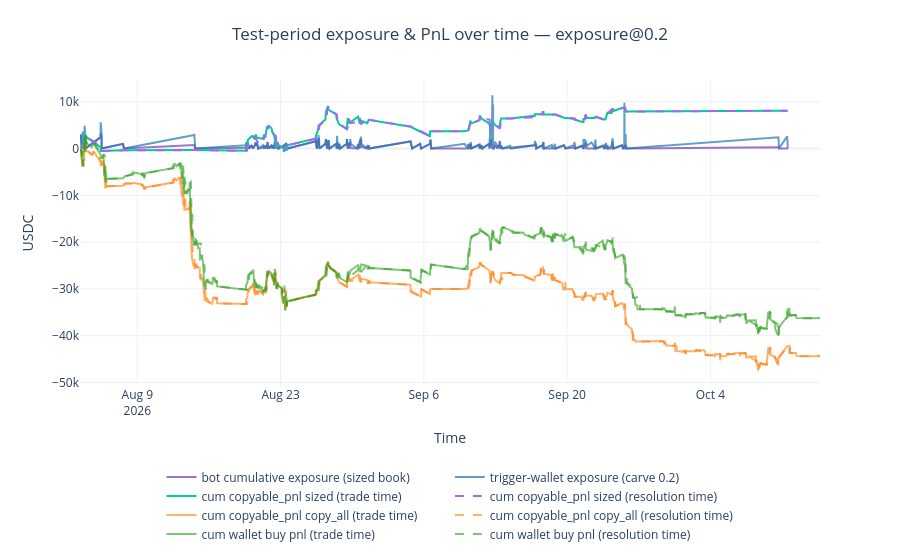

The cell this chart's notebook holds for it:
### Markdown cell above
## Test-period exposure & PnL over time

PnL is attributed twice per book: at trade time (`dt`) and at contract resolution time (`last_condition_trade_ts`, resolved contracts only).

- **sized**: the headline scheme (`exposure@{frac}`) — the **wallet-exposure-carved book**: only candidate BUYs whose per-token exposure `position * price` >= the train-fitted per-wallet threshold (EXPOSURE_FRACS), run through the budget-aware sim (`qty = alpha_w * copyable_qty_20m_100`, depth-capped by `bucket_avail_copy_qty`).
- **copy_all**: reference = copy every candidate BUY at 1x with no carve — PnL is the raw `copyable_pnl_20m_100` column over all candidate BUYs.
- **wallet buy pnl**: the copy wallets' own realized PnL.

**Exposure** (copy-all reference) is drawn over the same wallet-exposure-carved book as the sized PnL: exposure = `position * price` on the token, opened when the trade happened (`dt`), closed at contract resolution (`res_ts`). Trades below the carve threshold contribute no exposure.

### Code cell
import plotly.graph_objects as go

CARVE_FRAC = float(best_name.removeprefix("exposure@")) if best_name.startswith("exposure@") else 0.2

test = splits["test"].copy()
test["res_ts"] = pd.to_datetime(test["last_condition_trade_ts"], utc=True, errors="coerce")
test["copy_all_pnl"] = test[PNL_COL]
test["wallet_buy_pnl"] = test["pnl"]

# Sized book = the headline exposure carve: only trades whose per-token exposure
# position*price >= the train-fitted per-wallet threshold (EXPOSURE_FRACS), at 1x.
book = carve_split("test", CARVE_FRAC).copy()
book["res_ts"] = pd.to_datetime(book["last_condition_trade_ts"], utc=True, errors="coerce")
alpha_map = schemes[best_name][1]
book["alpha_w"] = book["wallet"].map(alpha_map).fillna(1.0)

# Run sim to get the taken mask — exposure/qty must respect the budget
res = run_sim(book, alpha_map, pnl_col=PNL_COL, qty_col=QTY_COL,
              group_col="token_group", group_budget=EXPOSURE_BUDGET)
taken_idx = set(res["taken"].values)
book["taken"] = book.index.isin(taken_idx)
book["qty"] = np.clip(book["alpha_w"] * book[QTY_COL], 0.0, book["bucket_avail_copy_qty"])
book["copy_pnl"] = np.where(
    book["taken"],
    book[PNL_COL] / book[QTY_COL].replace(0, np.nan) * book["qty"],
    0.0,
)

print(f"carve {CARVE_FRAC:g}: {len(book):,} trades  taken {int(book["taken"].sum()):,}  "
      f"sim PnL: {book.loc[book["taken"], "copy_pnl"].sum():,.0f}")

window_end = test["dt"].max()
resolved = test["res_ts"] <= window_end
print(
    f"test trades: {len(test):,}  contracts: {test["condition_id"].nunique():,}  "
    f"resolved by {window_end:%Y-%m-%d}: {int(resolved.sum()):,} trades "
    f"({test.loc[resolved, "condition_id"].nunique():,} contracts)"
)
print(
    f"copy_all {PNL_COL} sum: {test[PNL_COL].sum():,.0f}  "
    f"wallet pnl sum: {test["wallet_buy_pnl"].sum():,.0f}  "
    f"sized sim copy_pnl sum: {book.loc[book["taken"], "copy_pnl"].sum():,.0f}"
)

# Exposure (trigger-wallet reference): the carved book, exposure = position * price
# (EXPOSURE_EXP_COL), opened when the trade happened (dt), closed at contract
# resolution (res_ts, resolved contracts only).
ca_resolved = book["res_ts"] <= window_end
ca_ev = pd.DataFrame({
    "ev_dt": book["dt"],
    "exposure_delta": book[EXPOSURE_EXP_COL],
})
ca_cl = pd.DataFrame({
    "ev_dt": book.loc[ca_resolved, "res_ts"],
    "exposure_delta": -book.loc[ca_resolved, EXPOSURE_EXP_COL],
})
exposure_events = (
    pd.concat([ca_ev, ca_cl], ignore_index=True)
    .sort_values("ev_dt")
    .reset_index(drop=True)
)
exposure_events["exposure"] = exposure_events["exposure_delta"].cumsum()


# Bot cumulative exposure: the sized position on each token (taken qty * price),
# opened at dt, closed at contract resolution (res_ts, resolved contracts only).
bt_resolved = book["taken"] & (book["res_ts"] <= window_end)
bt_ev = pd.DataFrame({
    "ev_dt": book.loc[book["taken"], "dt"],
    "exposure_delta": book.loc[book["taken"], "qty"] * book.loc[book["taken"], "price"],
})
bt_cl = pd.DataFrame({
    "ev_dt": book.loc[bt_resolved, "res_ts"],
    "exposure_delta": -(book.loc[bt_resolved, "qty"] * book.loc[bt_resolved, "price"]),
})
bot_events = (
    pd.concat([bt_ev, bt_cl], ignore_index=True)
    .sort_values("ev_dt")
    .reset_index(drop=True)
)
bot_events["exposure"] = bot_events["exposure_delta"].cumsum()

def _cum_pnl(df, dt_col, pnl_col):
    d = df[[dt_col, pnl_col]].rename(columns={dt_col: "ev_dt", pnl_col: "pnl"})
    d = d.sort_values("ev_dt").reset_index(drop=True)
    d["cum_pnl"] = d["pnl"].cumsum()
    return d

pnl_trade = _cum_pnl(book, "dt", "copy_pnl")
pnl_res = _cum_pnl(book, "res_ts", "copy_pnl")
pnl_copy_all_trade = _cum_pnl(test, "dt", "copy_all_pnl")
pnl_copy_all_res = _cum_pnl(test, "res_ts", "copy_all_pnl")
pnl_wallet_trade = _cum_pnl(test, "dt", "wallet_buy_pnl")
pnl_wallet_res = _cum_pnl(test, "res_ts", "wallet_buy_pnl")

fig = go.Figure()
fig.add_trace(go.Scatter(x=bot_events["ev_dt"], y=bot_events["exposure"], mode="lines",
    name="bot cumulative exposure (sized book)", line=dict(color="rgba(148,103,189,0.9)")))
fig.add_trace(go.Scatter(x=exposure_events["ev_dt"], y=exposure_events["exposure"], mode="lines",
    name=f"trigger-wallet exposure (carve {CARVE_FRAC:g})", line=dict(color="rgba(31,119,180,0.7)")))
fig.add_trace(go.Scatter(
    x=pnl_trade["ev_dt"], y=pnl_trade["cum_pnl"], mode="lines",
    name=f"cum {PNL_COL} sized (trade time)",
))
fig.add_trace(go.Scatter(
    x=pnl_res["ev_dt"], y=pnl_res["cum_pnl"], mode="lines", line=dict(dash="dash"),
    name=f"cum {PNL_COL} sized (resolution time)",
))
fig.add_trace(go.Scatter(
    x=pnl_copy_all_trade["ev_dt"], y=pnl_copy_all_trade["cum_pnl"], mode="lines",
    name=f"cum {PNL_COL} copy_all (trade time)", line=dict(color="rgba(255,127,14,0.6)"),
))
fig.add_trace(go.Scatter(
    x=pnl_copy_all_res["ev_dt"], y=pnl_copy_all_res["cum_pnl"], mode="lines",
    name=f"cum {PNL_COL} copy_all (resolution time)", line=dict(dash="dash", color="rgba(255,127,14,0.6)"),
))
fig.add_trace(go.Scatter(
    x=pnl_wallet_trade["ev_dt"], y=pnl_wallet_trade["cum_pnl"], mode="lines",
    name="cum wallet buy pnl (trade time)", line=dict(color="rgba(44,160,28,0.6)"),
))
fig.add_trace(go.Scatter(
    x=pnl_wallet_res["ev_dt"], y=pnl_wallet_res["cum_pnl"], mode="lines",
    name="cum wallet buy pnl (resolution time)", line=dict(dash="dash", color="rgba(44,160,28,0.6)"),
))
fig.update_layout(
    title=dict(text=f"Test-period exposure & PnL over time — {best_name}", x=0.5),
    xaxis_title="Time",
    yaxis_title="USDC",
    template="plotly_white",
    margin=dict(t=80, b=110),
    legend=dict(
        orientation="h",
        yanchor="top",
        y=-0.25,
        xanchor="center",
        x=0.5,
    ),
)
fig.show()

### Figure 1 — Plotly figure (JSON) as saved in the notebook; plotly's stock layout.template omitted (floating-point values rounded to 4 significant figures; data arrays with more than 128 entries replaced by an {"elided": "..."} marker saying what was removed)
{"data": [{"line": {"color": "rgba(148,103,189,0.9)"}, "mode": "lines", "name": "bot cumulative exposure (sized book)", "type": "scatter", "x": {"elided": "260 str values"}, "y": {"elided": "260 float values"}}, {"line": {"color": "rgba(31,119,180,0.7)"}, "mode": "lines", "name": "trigger-wallet exposure (carve 0.2)", "type": "scatter", "x": {"elided": "288 str values"}, "y": {"elided": "288 float values"}}, {"mode": "lines", "name": "cum copyable_pnl sized (trade time)", "type": "scatter", "x": {"elided": "144 str values"}, "y": {"elided": "144 float values"}}, {"line": {"dash": "dash"}, "mode": "lines", "name": "cum copyable_pnl sized (resolution time)", "type": "scatter", "x": {"elided": "144 str values"}, "y": {"elided": "144 float values"}}, {"line": {"color": "rgba(255,127,14,0.6)"}, "mode": "lines", "name": "cum copyable_pnl copy_all (trade time)", "type": "scatter", "x": {"elided": "1856 str values"}, "y": {"elided": "1856 float values"}}, {"line": {"color": "rgba(255,127,14,0.6)", "dash": "dash"}, "mode": "lines", "name": "cum copyable_pnl copy_all (resolution time)", "type": "scatter", "x": {"elided": "1856 str values"}, "y": {"elided": "1856 float values"}}, {"line": {"color": "rgba(44,160,28,0.6)"}, "mode": "lines", "name": "cum wallet buy pnl (trade time)", "type": "scatter", "x": {"elided": "1856 str values"}, "y": {"elided": "1856 float values"}}, {"line": {"color": "rgba(44,160,28,0.6)", "dash": "dash"}, "mode": "lines", "name": "cum wallet buy pnl (resolution time)", "type": "scatter", "x": {"elided": "1856 str values"}, "y": {"elided": "1856 float values"}}], "layout": {"legend": {"orientation": "h", "x": 0.5, "xanchor": "center", "y": -0.25, "yanchor": "top"}, "margin": {"b": 110, "t": 80}, "title": {"text": "Test-period exposure & PnL over time — exposure@0.2", "x": 0.5}, "xaxis": {"title": {"text": "Time"}}, "yaxis": {"title": {"text": "USDC"}}}}
